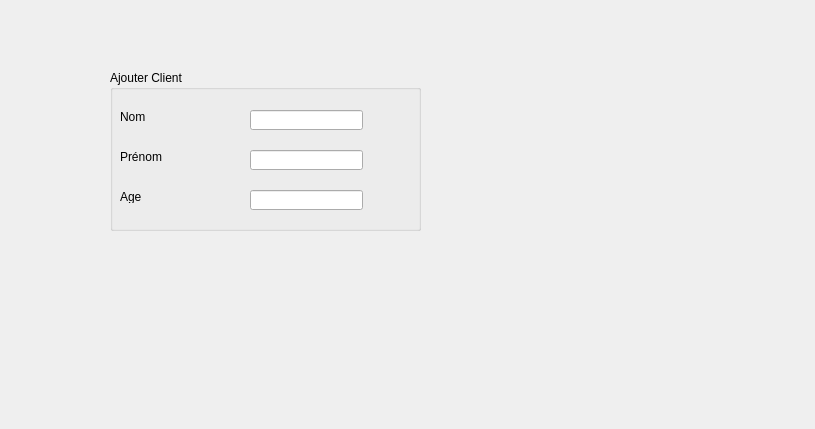
<?xml version="1.0" encoding="UTF-8"?>
<ui version="4.0">
 <class>affichage</class>
 <widget class="QDialog" name="affichage">
  <property name="geometry">
   <rect>
    <x>0</x>
    <y>0</y>
    <width>815</width>
    <height>429</height>
   </rect>
  </property>
  <property name="windowTitle">
   <string>Dialog</string>
  </property>
  <widget class="QGroupBox" name="groupBox">
   <property name="geometry">
    <rect>
     <x>110</x>
     <y>70</y>
     <width>311</width>
     <height>161</height>
    </rect>
   </property>
   <property name="title">
    <string>Ajouter Client</string>
   </property>
   <widget class="QLabel" name="label">
    <property name="geometry">
     <rect>
      <x>10</x>
      <y>40</y>
      <width>47</width>
      <height>13</height>
     </rect>
    </property>
    <property name="text">
     <string>Nom</string>
    </property>
   </widget>
   <widget class="QLabel" name="label_2">
    <property name="geometry">
     <rect>
      <x>10</x>
      <y>80</y>
      <width>47</width>
      <height>13</height>
     </rect>
    </property>
    <property name="text">
     <string>Prénom</string>
    </property>
   </widget>
   <widget class="QLabel" name="label_3">
    <property name="geometry">
     <rect>
      <x>10</x>
      <y>120</y>
      <width>47</width>
      <height>13</height>
     </rect>
    </property>
    <property name="text">
     <string>Age</string>
    </property>
   </widget>
   <widget class="QLineEdit" name="lineEdit">
    <property name="geometry">
     <rect>
      <x>140</x>
      <y>40</y>
      <width>113</width>
      <height>20</height>
     </rect>
    </property>
   </widget>
   <widget class="QLineEdit" name="lineEdit_2">
    <property name="geometry">
     <rect>
      <x>140</x>
      <y>80</y>
      <width>113</width>
      <height>20</height>
     </rect>
    </property>
   </widget>
   <widget class="QLineEdit" name="lineEdit_3">
    <property name="geometry">
     <rect>
      <x>140</x>
      <y>120</y>
      <width>113</width>
      <height>20</height>
     </rect>
    </property>
   </widget>
  </widget>
 </widget>
 <resources/>
 <connections/>
</ui>
